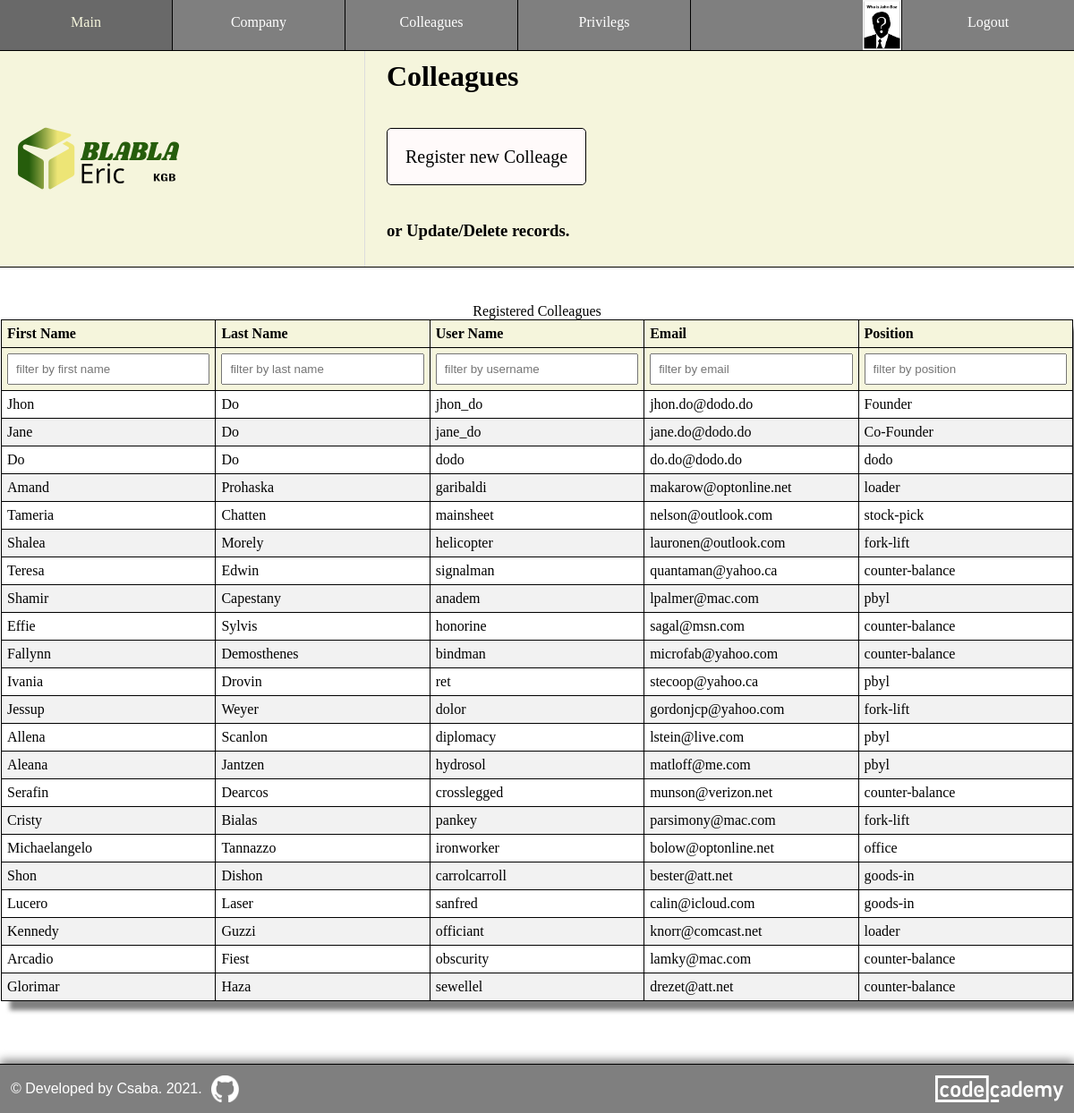
Before: /colleagues (signed in) with the older database file.
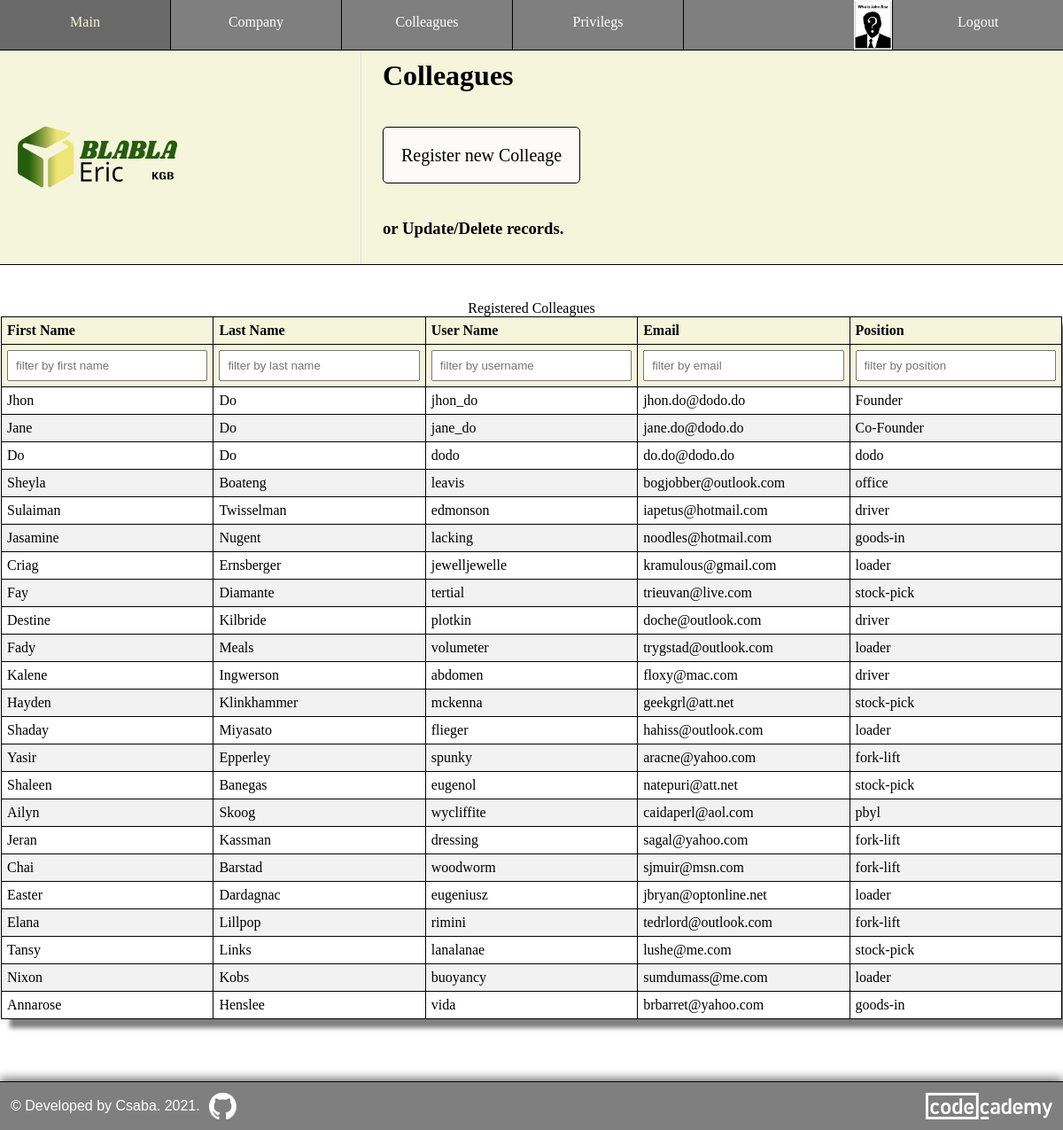
After: the same page with the newer database file.
### models.py (models this page shows, shortened)
class Colleagues(db.Model, UserMixin):
    id = db.Column(db.Integer, primary_key = True)
    user_name = db.Column(db.String(32), unique = True, index = True)
    email = db.Column(db.String(128), unique = True, index = True)
    confirmed = db.Column(db.Integer, unique = False, default = 0)
    first_name = db.Column(db.String(32), nullable = False, index = True)
    last_name = db.Column(db.String(64), nullable = False, index = True)
    avatar = db.Column(db.String(8), nullable = True)
    position = db.Column(db.String(2048), index = True)
    password_hash = db.Column(db.String(128))
    company_id = db.Column(db.Integer, db.ForeignKey("company.id"))
    ideas = db.relationship(
        "Ideas",
        backref = "colleague",
        lazy = "dynamic",
        cascade = "all, delete, delete-orphan"  # cascading deletion
    )
    admin = db.relationship(
        "Admins",
        backref = "colleague",
        lazy = "dynamic",
        cascade = "all, delete, delete-orphan"  # cascading deletion
    )

### routes.py (the view)
@app.route("/colleagues", methods = ["GET", "POST"])
@login_required
def colleagues():
    if not is_auth_colleague(current_user):
        return unathorized("You cannot to vew this page.", "error")
    colleagues = Colleagues.query.filter(
        Colleagues.company_id == current_user.company_id
    ).order_by(Colleagues.id).all()
    return render_template(
        "colleagues.html",
        logo = get_logo(current_user),
        change_logo = is_auth_company(current_user), # to add click event to change logo for authorized admin
        colleagues = colleagues,
        nav = get_nav(current_user)
    )

### helper.py (called while the page is built)
def get_admin(current_user):
    admin = Admins.query.filter(Admins.colleague_id == current_user.id).first()
    if not admin:
        admin = instatiate_admin(False)
    return admin

def is_auth_company(current_user):
    admin = get_admin(current_user)
    if not admin.update_company:
        return False
    return True

def is_auth_colleague(current_user, colleague=None):
    if not colleague:
        colleague = current_user
    admin = get_admin(current_user)
    if not admin.update_colleague:
        return False
    if current_user.company_id != colleague.company_id:
        return False
    return True

def is_auth_privilegs(current_user, colleague=None):
    if not colleague:
        colleague = current_user
    admin = get_admin(current_user)
    if not admin.update_privilegs:
        return False
    if current_user.company_id != colleague.company_id:
        return False
    return True

### models.py (called while the page is built)
@login_manager.user_loader
def load_colleague(id):
    return Colleagues.query.get(int(id))

### templates/colleagues.html (shortened to what this page needs)
{% extends "base.html" %}
{% block css %}
<link rel="stylesheet" href="{{ url_for('static', filename = 'style/profile.css') }} " />
<link rel="stylesheet" href="{{ url_for('static', filename = 'style/colleagues.css') }} " />
{% endblock css %}
{% block header_left %}
    {% include 'component/logo.html' %}
{% endblock header_left %}
{% block header_right %}
    <h1>Colleagues</h1>
    <div class="button">
        <a href="/register" title="Help your colleague at registration">Register new Colleage</a>
    </div>
    <h3 title="Scroll down to select record">or Update/Delete records.</h3>
{% endblock header_right %}
{% block content %}
<main class="colleagues">
    <section>
        <table id="filterable_table">
            <caption>Registered Colleagues</caption>
            <tr>
                <th>First Name</th>
                <th>Last Name</th>
                <th>User Name</th>
                <th>Email</th>
                <th>Position</th>
            </tr>
            <tr class="filter">
                <th><input type="text" id="first_name" name="first_name" onkeyup="filter_by('first_name')" placeholder="filter by first name" /></th>
                <th><input type="text" id="last_name" name="last_name" onkeyup="filter_by('last_name')" placeholder="filter by last name" /></th>
                <th><input type="text" id="username" name="username" onkeyup="filter_by('username')" placeholder="filter by username" /></th>
                <th><input type="text" id="email" name="email" onkeyup="filter_by('email')" placeholder="filter by email" /></th>
                <th><input type="text" id="position" name="position" onkeyup="filter_by('position')" placeholder="filter by position" /></th>
            </tr>
            {% for colleague in colleagues %}
            <tr
                class="clickable"
                onclick="window.location='/profile/' + {{colleague.id}};"
                title="Click to update"
            >
                <td>{{colleague.first_name}}</td>
                <td>{{colleague.last_name}}</td>
                <td>{{colleague.user_name}}</td>
                <td>{{colleague.email}}</td>
                <td>{{colleague.position}}</td>
            </tr>
            {% endfor %}
        </table>
    </section>
</main>
{% endblock content %}

### templates/base.html (shortened to what this page needs)
<html>
    <head>
        <link rel="stylesheet" href="{{ url_for('static', filename = 'style/base.css') }} " />
        <link rel="stylesheet" href="{{ url_for('static', filename = 'style/common.css') }} " />
        {% block css %}{% endblock css %}
        <link rel="stylesheet" href="{{ url_for('static', filename = 'style/footer.css') }} " />
    </head>
    <body>
        <nav>
            <div class="left-nav">
                {% for menu, path in nav["left"].items() %}
                <a href="{{ path }}">{{ menu }}</a>
                {% endfor %}
            </div>
            <div class="right-nav">
                {% for menu, path in nav["right"].items() %}
                    {% if current_user.get_id() and path == "/profile" %}
                    <a id="avatar" href="/profile/{{ current_user.id }}" title="Your profile" >
                        {% if current_user.avatar %}
                        <img src="{{ url_for('static', filename = '/avatars/') }}{{ current_user.id }}.{{ current_user.avatar }}" />
                        {% else %}
                        <img src="{{ url_for('static', filename = '/avatars/default.png') }}" />
                        {% endif %}
                    </a>
                    {% else %}
                    <a href="{{ path }}">{{ menu }}</a>
                    {% endif %}
                {% endfor %}
            </div>
        </nav>
        <header>
            <div class="header_left">
                <div>
                    {% block header_left %}
                    {% endblock header_left %}
                </div>
            </div>
            <div class="header_right">
                <div>
                    {% block header_right %}
                    {% endblock header_right %}
                </div>
            </div>
        </header>
        {% block content %}
        {% endblock content %}
        <footer>
            <div id="copiright">
                &copy; Developed by Csaba. <span id="developed">   2021</span><span id="presentYear">.</span>
            </div>
            <div id="github_icon">
                <a href="https://github.com/lendoo73/my_idea_boxes" target="_blank" title="Code on GitHub" >
                    <img src="{{ url_for('static', filename = 'images/github_logo.png') }}" />
                </a>
            </div>
            <div>
                <a href="https://www.codecademy.com/profiles/lendoo" target="_blank">
                    <img id="codecademy_logo" src="{{ url_for('static', filename = 'images/codecademy-white.svg') }}" alt="CodeCademy logo" />
                </a>
            </div>
        </footer>
    </body>
</html>

Changed rows visible on the page:
removed Colleagues: first_name "Amand", last_name "Prohaska", user_name "garibaldi", email "makarow@optonline.net", position "loader", shown under "Registered Colleagues"
removed Colleagues: first_name "Shamir", last_name "Capestany", user_name "anadem", email "lpalmer@mac.com", position "pbyl", shown under "Registered Colleagues"
removed Colleagues: first_name "Aleana", last_name "Jantzen", user_name "hydrosol", email "matloff@me.com", position "pbyl", shown under "Registered Colleagues"
removed Colleagues: first_name "Michaelangelo", last_name "Tannazzo", user_name "ironworker", email "bolow@optonline.net", position "office", shown under "Registered Colleagues"
removed Colleagues: first_name "Lucero", last_name "Laser", user_name "sanfred", email "calin@icloud.com", position "goods-in", shown under "Registered Colleagues"
removed Colleagues: first_name "Kennedy", last_name "Guzzi", user_name "officiant", email "knorr@comcast.net", position "loader", shown under "Registered Colleagues"
removed Colleagues: first_name "Glorimar", last_name "Haza", user_name "sewellel", email "drezet@att.net", position "counter-balance", shown under "Registered Colleagues"
added Colleagues: first_name "Sheyla", last_name "Boateng", user_name "leavis", email "bogjobber@outlook.com", position "office", shown under "Registered Colleagues"
changed Colleagues: first_name "Tameria" → "Sulaiman"; last_name "Chatten" → "Twisselman"; user_name "mainsheet" → "edmonson"; email "nelson@outlook.com" → "iapetus@hotmail.com"; position "stock-pick" → "driver"
changed Colleagues: first_name "Shalea" → "Jasamine"; last_name "Morely" → "Nugent"; user_name "helicopter" → "lacking"; email "lauronen@outlook.com" → "noodles@hotmail.com"; position "fork-lift" → "goods-in"
changed Colleagues: first_name "Teresa" → "Criag"; last_name "Edwin" → "Ernsberger"; user_name "signalman" → "jewelljewelle"; email "quantaman@yahoo.ca" → "kramulous@gmail.com"; position "counter-balance" → "loader"
added Colleagues: first_name "Fay", last_name "Diamante", user_name "tertial", email "trieuvan@live.com", position "stock-pick", shown under "Registered Colleagues"
changed Colleagues: first_name "Effie" → "Destine"; last_name "Sylvis" → "Kilbride"; user_name "honorine" → "plotkin"; email "sagal@msn.com" → "doche@outlook.com"; position "counter-balance" → "driver"
changed Colleagues: first_name "Fallynn" → "Fady"; last_name "Demosthenes" → "Meals"; user_name "bindman" → "volumeter"; email "microfab@yahoo.com" → "trygstad@outlook.com"; position "counter-balance" → "loader"
changed Colleagues: first_name "Ivania" → "Kalene"; last_name "Drovin" → "Ingwerson"; user_name "ret" → "abdomen"; email "stecoop@yahoo.ca" → "floxy@mac.com"; position "pbyl" → "driver"
changed Colleagues: first_name "Jessup" → "Hayden"; last_name "Weyer" → "Klinkhammer"; user_name "dolor" → "mckenna"; email "gordonjcp@yahoo.com" → "geekgrl@att.net"; position "fork-lift" → "stock-pick"
changed Colleagues: first_name "Allena" → "Shaday"; last_name "Scanlon" → "Miyasato"; user_name "diplomacy" → "flieger"; email "lstein@live.com" → "hahiss@outlook.com"; position "pbyl" → "loader"
added Colleagues: first_name "Yasir", last_name "Epperley", user_name "spunky", email "aracne@yahoo.com", position "fork-lift", shown under "Registered Colleagues"
changed Colleagues: first_name "Serafin" → "Shaleen"; last_name "Dearcos" → "Banegas"; user_name "crosslegged" → "eugenol"; email "munson@verizon.net" → "natepuri@att.net"; position "counter-balance" → "stock-pick"
changed Colleagues: first_name "Cristy" → "Ailyn"; last_name "Bialas" → "Skoog"; user_name "pankey" → "wycliffite"; email "parsimony@mac.com" → "caidaperl@aol.com"; position "fork-lift" → "pbyl"
added Colleagues: first_name "Jeran", last_name "Kassman", user_name "dressing", email "sagal@yahoo.com", position "fork-lift", shown under "Registered Colleagues"
changed Colleagues: first_name "Shon" → "Chai"; last_name "Dishon" → "Barstad"; user_name "carrolcarroll" → "woodworm"; email "bester@att.net" → "sjmuir@msn.com"; position "goods-in" → "fork-lift"
added Colleagues: first_name "Easter", last_name "Dardagnac", user_name "eugeniusz", email "jbryan@optonline.net", position "loader", shown under "Registered Colleagues"
added Colleagues: first_name "Elana", last_name "Lillpop", user_name "rimini", email "tedrlord@outlook.com", position "fork-lift", shown under "Registered Colleagues"
changed Colleagues: first_name "Arcadio" → "Tansy"; last_name "Fiest" → "Links"; user_name "obscurity" → "lanalanae"; email "lamky@mac.com" → "lushe@me.com"; position "counter-balance" → "stock-pick"
added Colleagues: first_name "Nixon", last_name "Kobs", user_name "buoyancy", email "sumdumass@me.com", position "loader", shown under "Registered Colleagues"
added Colleagues: first_name "Annarose", last_name "Henslee", user_name "vida", email "brbarret@yahoo.com", position "goods-in", shown under "Registered Colleagues"
